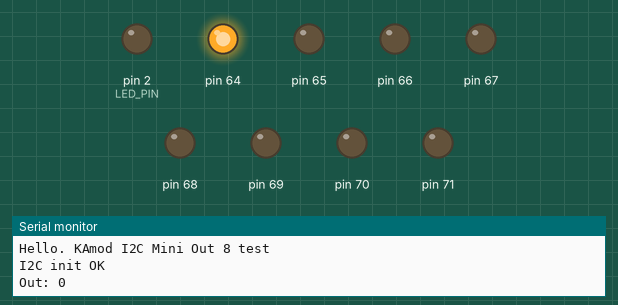
Simulated run of this sketch. Board: Arduino Uno, built for the host (arithmetic inside an expression is 32-bit, double 64-bit). Parts: output pins drawn as LEDs (lit = HIGH), the last lines printed to the serial monitor.

Above: at 0.65 s.
At 1.05 s:
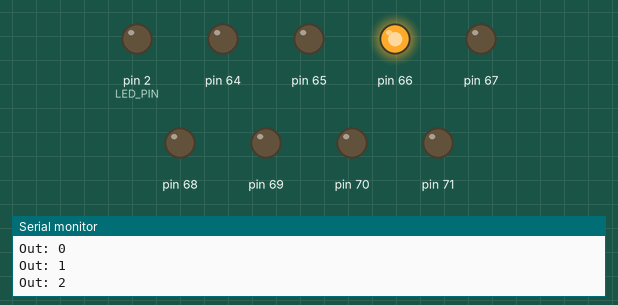
At 1.45 s:
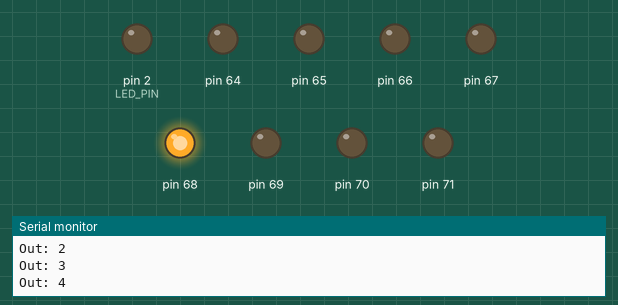
At 2.35 s:
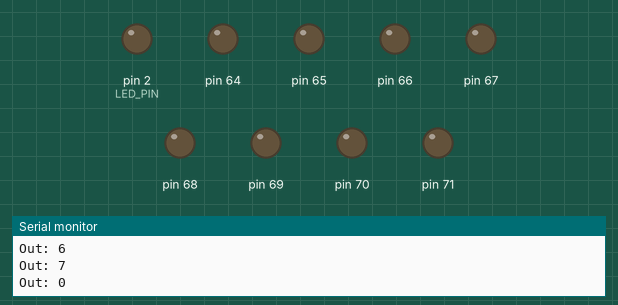
At 3.25 s:
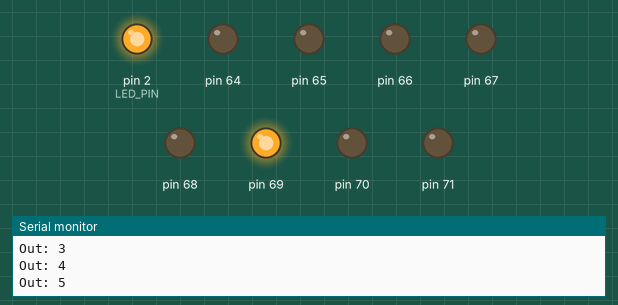
At 4.15 s:
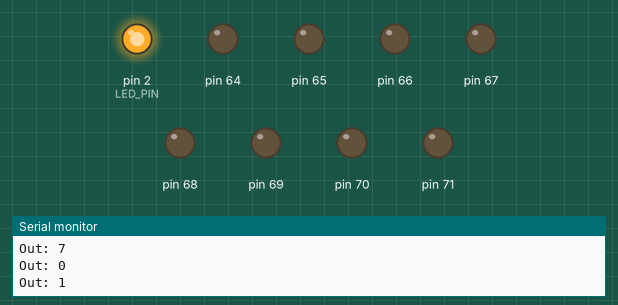
Timing chart, 0 to 4.5 s (numbered marks = the images above):
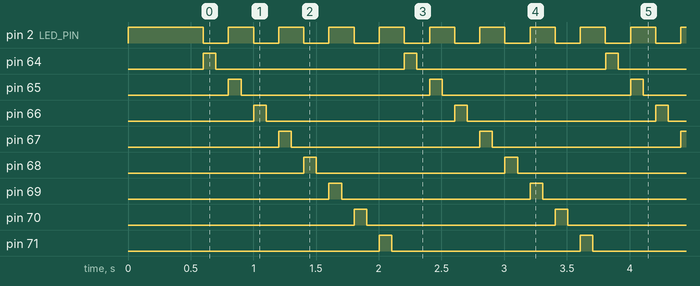

Measured:
- by itself, pin 2 (LED_PIN): alternates HIGH for 0.20 s and LOW for 0.20 s
- by itself, pin 64–71: alternates HIGH for 0.10 s and LOW for 1.5 s

The sketch:

I2C_mini_out_8.ino
```cpp
#include <Wire.h>
//#include <Adafruit_MCP23X17.h>
#include <Adafruit_MCP23X08.h>

//LED
#define LED_PIN         2
#define MY_DELAY        2000
#define TEST_LED_ON     1
#define TEST_LED_OFF    0

//I2C
#define I2C_SDA         33
#define I2C_SCL         32
#define I2C_FREQ        100000
#define MCP23008_ARD    0x20

TwoWire I2Cbus = TwoWire(0);
Adafruit_MCP23X08 MCPIO;
int i;

//-----------------------------------------------------------------
void setup() {
  Serial.begin(115200);
  Serial.println();
  Serial.println("Hello. KAmod I2C Mini Out 8 test");

  pinMode(LED_PIN, OUTPUT);
  digitalWrite(LED_PIN, HIGH);

  delay(500);
  while(!I2Cbus.begin(I2C_SDA, I2C_SCL, I2C_FREQ)){
    Serial.println("I2C init failed...");
    delay(500);
  }
  while (!MCPIO.begin_I2C(MCP23008_ARD, &I2Cbus)) {
    Serial.println("MCP init failed...");
    delay(500);
  }

  Serial.println("I2C init OK");
  delay(100);
}

//-----------------------------------------------------------------
void loop() {
  if (i & 1){
    digitalWrite(LED_PIN, TEST_LED_ON);
  } else {
    digitalWrite(LED_PIN, TEST_LED_OFF);
  }

  Serial.print("Out: ");
  Serial.println(i);

  MCPIO.pinMode(i, OUTPUT);
  MCPIO.digitalWrite(i, TEST_LED_ON);
  delay(100);
  MCPIO.pinMode(i, OUTPUT);
  MCPIO.digitalWrite(i, TEST_LED_OFF);
  delay(100);

  i++;
  if (i  >= 8){
    i = 0;
  }
}
```
